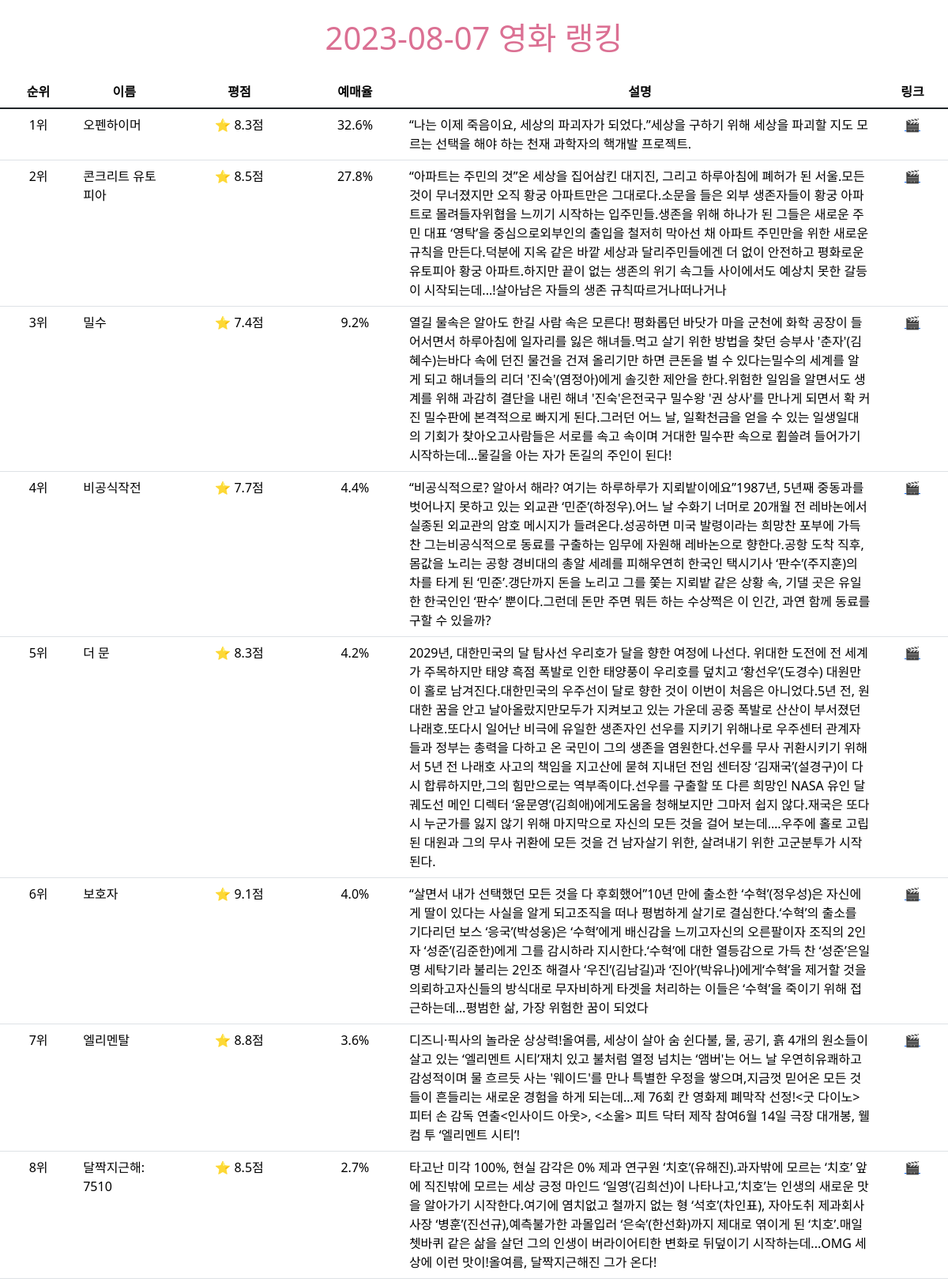
/ranking/2023-08-07/ (upper part), run on the app's committed database.
### tables this page shows
CREATE TABLE rankings(
  id INTEGER PRIMARY KEY AUTOINCREMENT,
  movie_id INTEGER,
  ranking INTEGER,
  rating FLOAT,
  reservation_rate FLOAT,
  create_date TIMESTAMP,

  FOREIGN KEY ("movie_id")
  REFERENCES movies (id));

CREATE TABLE movies(
  id INTEGER PRIMARY KEY AUTOINCREMENT,
  title VARCHAR(200) NOT NULL,
  link VARCHAR(200),
  summary VARCHAR(200)
  );

### app.py (the view)
@app.route('/ranking/<date>/')
def ranking(date):
    db.connect_to_row()
    sql = f'SELECT * FROM rankings R, movies M WHERE R.movie_id = M.id AND R.create_date LIKE "{date}"'
    db.execute_query(sql)
    movies = db.fetch_all()
    db.close_connection()
    return render_template('ranking.html', date=date, movies=movies)

### database/db_controller.py (called while the page is built)
    def connect_to_row(self):
        self.conn = sqlite3.connect('movies.sqlite', check_same_thread=False)
        self.conn.row_factory = sqlite3.Row
        self.cursor = self.conn.cursor()

    def execute_query(self, query, params=None):
        if params is None:
            self.cursor.execute(query)
        else:
            self.cursor.execute(query, params)

    def fetch_all(self):
        return self.cursor.fetchall()

    def close_connection(self):
        if self.cursor:
            self.cursor.close()
        if self.conn:
            self.conn.close()

### templates/ranking.html (shortened to what this page needs)
{% extends 'layout.html' %}
{% block content %}
  <h1 style="text-align: center; margin: 1.5rem; color: palevioletred;">{{ date }} 영화 랭킹</h1>
  <table class="table">
    <thead>
      <tr align="center">
        <th scope="col">순위</th>
        <th scope="col">이름</th>
        <th scope="col">평점</th>
        <th scope="col">예매율</th>
        <th scope="col">설명</th>
        <th scope="col">링크</th>
      </tr>
    </thead>
    <tbody class="table-group-divider">
      {% for movie in movies %}
        <tr>
          <td scope="row" style="text-align: center;">{{ movie['ranking'] }}위</td>
          <td width="10%">{{ movie['title'] }}</td>
          <td style="text-align: center;">⭐️ {{ movie['rating'] }}점</td>
          <td style="text-align: center;">{{ movie['reservation_rate'] }}%</td>
          <td width="50%">{{ movie['summary'] }}</td>
          <td style="text-align: center;">
            <a href="{{ movie['link'] }}">🎬</a>
          </td>
        </tr>
      {% endfor %}
    </tbody>
  </table>
{% endblock %}

### data on the page
rankings: ranking "1", title "오펜하이머", rating "8.3", reservation_rate "32.6", summary "“나는 이제 죽음이요, 세상의 파괴자가 되었다.”세상을 구하기 위해 세상을 파괴할 지도 모르는 선택을 해야 하는 천재 과학자의 핵개발 프로젝트."
rankings: ranking "2", title "콘크리트 유토피아", rating "8.5", reservation_rate "27.8", summary "“아파트는 주민의 것”온 세상을 집어삼킨 대지진, 그리고 하루아침에 폐허가 된 서울.모든 것이 무너졌지만 오직 황궁 아파트만은 그대로다.소문을 들은 외부 생존자들이 황궁 아파트로 몰려들자위협을 느끼기 시작하는 입주민들.생존을 위해 하나가 된 그들은 새로운 주민 대표 ‘영탁’을 중심으로외부인의 출입을 철저히 막아선 채 아파트 주민만을 위한 새로운 규칙을 만든다.덕분에 지옥 같은 바깥 세상과 달리주민들에겐 더 없이 안전하고 평화로운 유토피아 황궁 아파트.하지만 끝이 없는 생존의 위기 속그들 사이에서도 예상치 못한 갈등이 시작되는데...!살아남은 자들의 생존 규칙따르거나떠나거나"
rankings: ranking "3", title "밀수", rating "7.4", reservation_rate "9.2", summary "열길 물속은 알아도 한길 사람 속은 모른다! 평화롭던 바닷가 마을 군천에 화학 공장이 들어서면서 하루아침에 일자리를 잃은 해녀들.먹고 살기 위한 방법을 찾던 승부사 '춘자'(김혜수)는바다 속에 던진 물건을 건져 올리기만 하면 큰돈을 벌 수 있다는밀수의 세계를 알게 되고 해녀들의 리더 '진숙'(염정아)에게 솔깃한 제안을 한다.위험한 일임을 알면서도 생계를 위해 과감히 결단을 내린 해녀 '진숙'은전국구 밀수왕 '권 상사'를 만나게 되면서 확 커진 밀수판에 본격적으로 빠지게 된다.그러던 어느 날, 일확천금을 얻을 수 있는 일생일대의 기회가 찾아오고사람들은 서로를 속고 속이며 거대한 밀수판 속으로 휩쓸려 들어가기 시작하는데...물길을 아는 자가 돈길의 주인이 된다!"
rankings: ranking "4", title "비공식작전", rating "7.7", reservation_rate "4.4", summary "“비공식적으로? 알아서 해라? 여기는 하루하루가 지뢰밭이에요”1987년, 5년째 중동과를 벗어나지 못하고 있는 외교관 ‘민준’(하정우).어느 날 수화기 너머로 20개월 전 레바논에서 실종된 외교관의 암호 메시지가 들려온다.성공하면 미국 발령이라는 희망찬 포부에 가득 찬 그는비공식적으로 동료를 구출하는 임무에 자원해 레바논으로 향한다.공항 도착 직후, 몸값을 노리는 공항 경비대의 총알 세례를 피해우연히 한국인 택시기사 ‘판수’(주지훈)의 차를 타게 된 ‘민준’.갱단까지 돈을 노리고 그를 쫓는 지뢰밭 같은 상황 속, 기댈 곳은 유일한 한국인인 ‘판수’ 뿐이다.그런데 돈만 주면 뭐든 하는 수상쩍은 이 인간, 과연 함께 동료를 구할 수 있을까?"
rankings: ranking "5", title "더 문", rating "8.3", reservation_rate "4.2", summary "2029년, 대한민국의 달 탐사선 우리호가 달을 향한 여정에 나선다. 위대한 도전에 전 세계가 주목하지만 태양 흑점 폭발로 인한 태양풍이 우리호를 덮치고 ‘황선우’(도경수) 대원만이 홀로 남겨진다.대한민국의 우주선이 달로 향한 것이 이번이 처음은 아니었다.5년 전, 원대한 꿈을 안고 날아올랐지만모두가 지켜보고 있는 가운데 공중 폭발로 산산이 부서졌던 나래호.또다시 일어난 비극에 유일한 생존자인 선우를 지키기 위해나로 우주센터 관계자들과 정부는 총력을 다하고 온 국민이 그의 생존을 염원한다.선우를 무사 귀환시키기 위해서 5년 전 나래호 사고의 책임을 지고산에 묻혀 지내던 전임 센터장 ‘김재국’(설경구)이 다시 합류하지만,그의 힘만으로는 역부족이다.선우를 구출할 또 다른 희망인 NASA 유인 달 궤도선 메인 디렉터 ‘윤문영’(김희애)에게도움을 청해보지만 그마저 쉽지 않다.재국은 또다시 누군가를 잃지 않기 위해 마지막으로 자신의 모든 것을 걸어 보는데….우주에 홀로 고립된 대원과 그의 무사 귀환에 모든 것을 건 남자살기 위한, 살려내기 위한 고군분투가 시작된다."
rankings: ranking "6", title "보호자", rating "9.1", reservation_rate "4.0", summary "“살면서 내가 선택했던 모든 것을 다 후회했어”10년 만에 출소한 ‘수혁’(정우성)은 자신에게 딸이 있다는 사실을 알게 되고조직을 떠나 평범하게 살기로 결심한다.‘수혁’의 출소를 기다리던 보스 ‘응국’(박성웅)은 ‘수혁’에게 배신감을 느끼고자신의 오른팔이자 조직의 2인자 ‘성준’(김준한)에게 그를 감시하라 지시한다.‘수혁’에 대한 열등감으로 가득 찬 ‘성준’은일명 세탁기라 불리는 2인조 해결사 ‘우진’(김남길)과 ‘진아’(박유나)에게‘수혁’을 제거할 것을 의뢰하고자신들의 방식대로 무자비하게 타겟을 처리하는 이들은 ‘수혁’을 죽이기 위해 접근하는데…평범한 삶, 가장 위험한 꿈이 되었다"
rankings: ranking "7", title "엘리멘탈", rating "8.8", reservation_rate "3.6", summary "디즈니·픽사의 놀라운 상상력!올여름, 세상이 살아 숨 쉰다불, 물, 공기, 흙 4개의 원소들이 살고 있는 ‘엘리멘트 시티’재치 있고 불처럼 열정 넘치는 ‘앰버'는 어느 날 우연히유쾌하고 감성적이며 물 흐르듯 사는 '웨이드'를 만나 특별한 우정을 쌓으며,지금껏 믿어온 모든 것들이 흔들리는 새로운 경험을 하게 되는데...제 76회 칸 영화제 폐막작 선정!<굿 다이노> 피터 손 감독 연출<인사이드 아웃>, <소울> 피트 닥터 제작 참여6월 14일 극장 대개봉, 웰컴 투 ‘엘리멘트 시티’!"
rankings: ranking "8", title "달짝지근해: 7510", rating "8.5", reservation_rate "2.7", summary "타고난 미각 100%, 현실 감각은 0% 제과 연구원 ‘치호’(유해진).과자밖에 모르는 ‘치호’ 앞에 직진밖에 모르는 세상 긍정 마인드 ‘일영’(김희선)이 나타나고,‘치호’는 인생의 새로운 맛을 알아가기 시작한다.여기에 염치없고 철까지 없는 형 ‘석호’(차인표), 자아도취 제과회사 사장 ‘병훈’(진선규),예측불가한 과몰입러 ‘은숙’(한선화)까지 제대로 엮이게 된 ‘치호’.매일 쳇바퀴 같은 삶을 살던 그의 인생이 버라이어티한 변화로 뒤덮이기 시작하는데...OMG 세상에 이런 맛이!올여름, 달짝지근해진 그가 온다!"

### other printed values
{{ date }} "2023-08-07"
